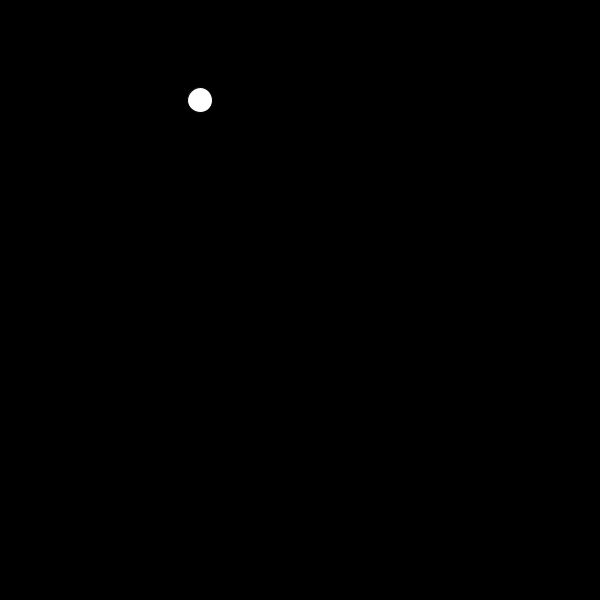
Frame 1 (no input)
Frame 60 (the mouse pressed at the canvas centre just before this capture): identical to frame 1, image omitted
Frame 120 (the mouse held since frame 60 and released just before this capture): blank canvas, image omitted

The Processing sketch that drew this single still picture (run headless with seeded random() and noise(); from frame 60 on, the mouse is pressed at the canvas centre):

// Processing sketch: boolean_going_use
// ── boolean_going_use.pde
boolean going=false;
int i=100;
void setup()
{size(600,600);
}
void draw()
{background(0);
ellipse(200,i,25,25);
if(going)
i=i+10;
}
void mousePressed()
{
  going=true;
}
